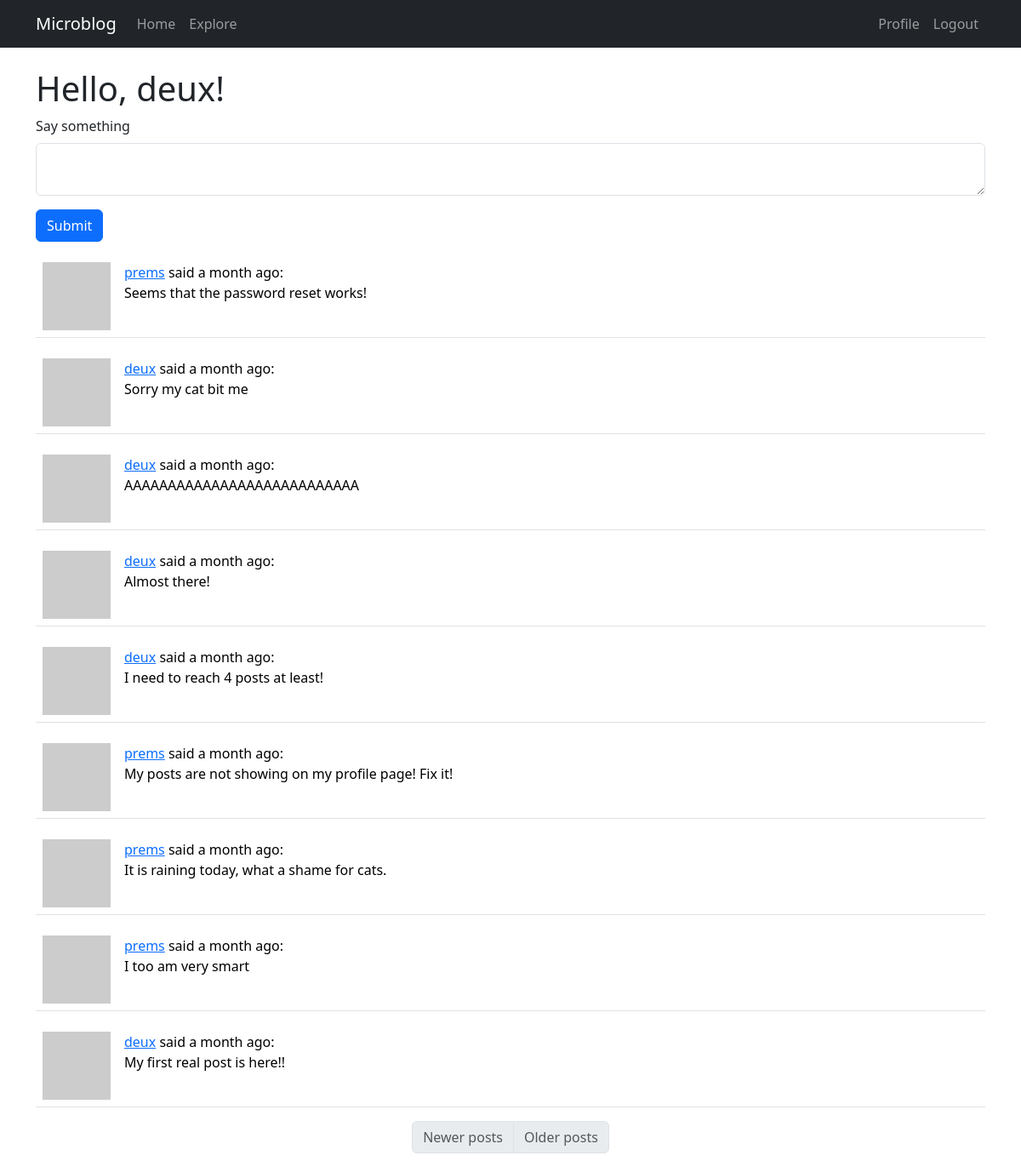
The page /index (signed in) on the database its author committed.
### app/models.py (models this page shows, shortened)
class User(UserMixin, db.Model):
    id: so.Mapped[int] = so.mapped_column(primary_key=True)
    username: so.Mapped[str] = so.mapped_column(sa.String(64), index=True, unique=True)
    email: so.Mapped[str] = so.mapped_column(sa.String(120), index=True, unique=True)
    password_hash: so.Mapped[Optional[str]] = so.mapped_column(sa.String(256))
    posts: so.WriteOnlyMapped["Post"] = so.relationship(back_populates="author")
    about_me: so.Mapped[Optional[str]] = so.mapped_column(sa.String(140))
    last_seen: so.Mapped[Optional[datetime]] = so.mapped_column(
        default=lambda: datetime.now(timezone.utc)
    )
    following: so.WriteOnlyMapped["User"] = so.relationship(
        secondary=followers,
        primaryjoin=(followers.c.follower_id == id),
        secondaryjoin=(followers.c.followed_id == id),
        back_populates="followers",
    )
    followers: so.WriteOnlyMapped["User"] = so.relationship(
        secondary=followers,
        primaryjoin=(followers.c.followed_id == id),
        secondaryjoin=(followers.c.follower_id == id),
        back_populates="following",
    )
    def avatar(self, size):
        digest = md5(self.email.lower().encode("utf-8")).hexdigest()
        return f"https://www.gravatar.com/avatar/{digest}?d=identicon&s={size}"
    def following_posts(self):
        Author = so.aliased(User)
        Follower = so.aliased(User)
        return (
            sa.select(Post)
            .join(Post.author.of_type(Author))
            .join(Author.followers.of_type(Follower), isouter=True)
            .where(sa.or_(Follower.id == self.id, Author.id == self.id))
            .group_by(Post)
            .order_by(Post.timestamp.desc())
        )

class Post(db.Model):
    id: so.Mapped[int] = so.mapped_column(primary_key=True)
    body: so.Mapped[str] = so.mapped_column(sa.String(140))
    timestamp: so.Mapped[datetime] = so.mapped_column(
        index=True, default=lambda: datetime.now(timezone.utc)
    )
    user_id: so.Mapped[int] = so.mapped_column(sa.ForeignKey(User.id), index=True)
    author: so.Mapped[User] = so.relationship(back_populates="posts")
    language: so.Mapped[Optional[str]] = so.mapped_column(sa.String(5))

### app/main/routes.py (the view, shortened to what this page needs)
@bp.route("/", methods=["GET", "POST"])
@bp.route("/index", methods=["GET", "POST"])
@login_required
def index():
    form = PostForm()
    page = request.args.get("page", 1, int)
    posts = db.paginate(
        current_user.following_posts(),
        page=page,
        per_page=current_app.config["POSTS_PER_PAGE"],
        error_out=False,
    )
    prev_url = url_for("main.index", page=posts.prev_num) if posts.has_prev else None
    next_url = url_for("main.index", page=posts.next_num) if posts.has_next else None
    return render_template(
        "index.html",
        title=_("Home"),
        form=form,
        posts=posts,
        prev_url=prev_url,
        next_url=next_url,
    )

### app/main/forms.py
class PostForm(FlaskForm):
    post = TextAreaField(
        _l("Say something"), validators=[DataRequired(), Length(min=1, max=140)]
    )
    submit = SubmitField(_l("Submit"))

### app/__init__.py (called while the page is built)
def get_locale():
    return request.accept_languages.best_match(current_app.config["LANGUAGES"])

### app/main/routes.py (called while the page is built)
@bp.before_app_request
def before_request():
    if current_user.is_authenticated:
        current_user.last_seen = datetime.now(timezone.utc)
        db.session.commit()
    g.locale = get_locale()

### app/models.py (called while the page is built)
@login.user_loader
def load_user(id):
    return db.session.get(User, int(id))

### app/templates/index.html
{% extends 'base.html' %}
{% import "bootstrap_wtf.html" as wtf %}
{% block content %}
<h1>{{_("Hello")}}, {{ current_user.username }}!</h1>
{% if form %}
{{ wtf.quick_form(form) }}
{% endif %}
{% for post in posts %}
{% include '_post.html' %}
{% endfor %}
<nav aria-label="Post navigation">
  <ul class="pagination justify-content-center">
    <li class="page-item {% if not prev_url %} disabled{% endif %}">
      <a class="page-link" href="{{ prev_url }}">{{_("Newer posts")}}</a>
    </li>
    <li class=" page-item {% if not next_url %} disabled{% endif %}">
        <a class="page-link" href="{{ next_url }}">{{_("Older posts")}}</a>
    </li>
  </ul>
</nav>
{% endblock %}

### app/templates/_post.html (shortened to what this page needs)
<table class="table table-hover">
    <tr valign="top">
        <td width="70px">
            <a href="{{ url_for('main.user', username=post.author.username) }}">
                <img src="{{ post.author.avatar(36) }}"></a>
        </td>
        <td>
            <a href="{{ url_for('main.user', username=post.author.username) }}">
                {{ post.author.username }}</a>
            {{_("said")}} {{ moment(post.timestamp).fromNow() }}:
            <br>
            <span id="post{{ post.id }}">{{ post.body }}</span>
        </td>
    </tr>
</table>

### rows shown on the page
User: username "deux"
Post: author.username "prems", timestamp "a month ago", body "Seems that the password reset works!"
Post: author.username "deux", timestamp "a month ago", body "Sorry my cat bit me"
Post: author.username "deux", timestamp "a month ago", body "AAAAAAAAAAAAAAAAAAAAAAAAAAA"
Post: author.username "deux", timestamp "a month ago", body "Almost there!"
Post: author.username "deux", timestamp "a month ago", body "I need to reach 4 posts at least!"
Post: author.username "prems", timestamp "a month ago", body "My posts are not showing on my profile page! Fix it!"
Post: author.username "prems", timestamp "a month ago", body "It is raining today, what a shame for cats."
Post: author.username "prems", timestamp "a month ago", body "I too am very smart"
Post: author.username "deux", timestamp "a month ago", body "My first real post is here!!"

### other values the page prints
{{ field.label(class='form-label') }} "Say something"
